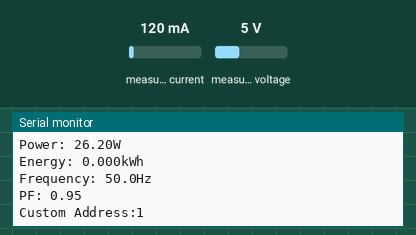
A sketch run on a simulated ESP32. Shown: the last lines printed to the serial monitor. The inputs (shaded band) are chosen by the test bench; at power-on: measured current 120 mA, measured voltage 5 V. WiFi joins after 1.5 s; servers stay silent unless stated.

Above: at 3.0 s.
3.1 s: measured current set to 40 mA
At 3.91 s:
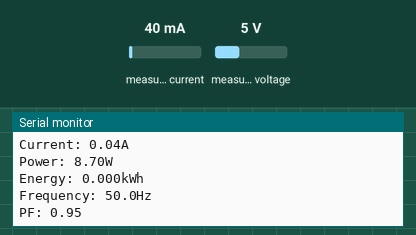
4.6 s: measured voltage set to 0.3 V
6.1 s: measured current set to 500 mA
At 7.0 s:
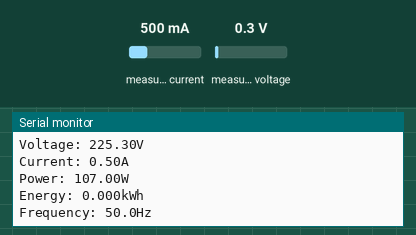
Timing chart, 0 to 9.1 s (numbered marks = the images above; inputs shaded):
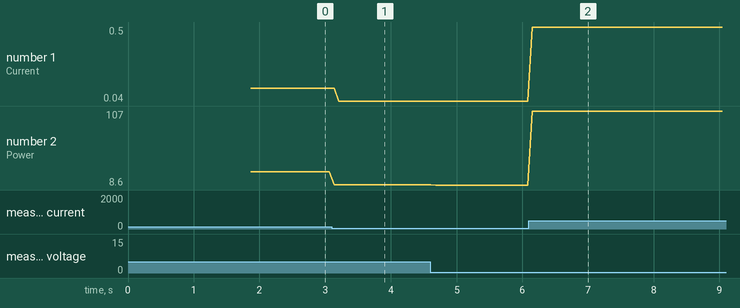

The sketch:

ACenergymeter.ino
```cpp
#define BLYNK_TEMPLATE_ID "TMPL3HwUCtOSA"
#define BLYNK_TEMPLATE_NAME "New Template"
#define BLYNK_AUTH_TOKEN "fDamVHGLbUXJKk_22CEKXfhFDx-s54nc"


#include <WiFi.h>
#include <WiFiClient.h>
#include <BlynkSimpleEsp32.h>
#include <PZEM004Tv30.h>

#define RX_PIN 16
#define TX_PIN 17

HardwareSerial pzemSerial(2);
PZEM004Tv30 pzem(pzemSerial,RX_PIN,TX_PIN);

// Wifi credentials
char ssid[] = "iPhone";
char pass[] = "nopassword";

BlynkTimer timer;

void myTimerEvent()
{

  Blynk.virtualWrite(V5, millis() / 1000);
}

void SensorReadings(){

  Serial.print("Custom Address:");
  Serial.println(pzem.readAddress(), HEX);

  // Read the data from the sensor
    float voltage = pzem.voltage();
    float current = pzem.current();
    float power = pzem.power();
    float energy = pzem.energy();
    float frequency = pzem.frequency();
    float pf = pzem.pf();

    // Check if the data is valid
    if(isnan(voltage)){
        Serial.println("Error reading voltage");
    }if (isnan(current)) {
        Serial.println("Error reading current");
    }if (isnan(power)) {
        Serial.println("Error reading power");
    }if (isnan(energy)) {
        Serial.println("Error reading energy");
    }if (isnan(frequency)) {
        Serial.println("Error reading frequency");
    }if (isnan(pf)) {
        Serial.println("Error reading power factor");
    } else {

        Blynk.virtualWrite(V0,voltage);
        Blynk.virtualWrite(V1,current);
        Blynk.virtualWrite(V2,power);
        Blynk.virtualWrite(V3,energy);
        Blynk.virtualWrite(V4,frequency);
        Blynk.virtualWrite(V6,pf);

        // Print the values to the Serial console
        Serial.print("Voltage: ");      Serial.print(voltage);      Serial.println("V");
        Serial.print("Current: ");      Serial.print(current);      Serial.println("A");
        Serial.print("Power: ");        Serial.print(power);        Serial.println("W");
        Serial.print("Energy: ");       Serial.print(energy,3);     Serial.println("kWh");
        Serial.print("Frequency: ");    Serial.print(frequency, 1); Serial.println("Hz");
        Serial.print("PF: ");           Serial.println(pf);

    }


}

void setup()
{
  Serial.begin(115200);
  Blynk.begin(BLYNK_AUTH_TOKEN, ssid, pass);
  timer.setInterval(1000L, myTimerEvent);
  pzemSerial.begin(9600,SERIAL_8N1,RX_PIN,TX_PIN);
}

void loop()
{
  SensorReadings();
  Blynk.run();
  timer.run();
}
```

Measured:
- after the input at 3.1 s, the serial monitor: prints a new line at once (image 1)
- after the input at 6.1 s, the serial monitor: prints a new line after 0.05 s (image 2)
- plotted number 1: 0.12 → 0.04 after the input at 3.1 s, 0.04 → 0.5 after the input at 6.1 s
- plotted number 2: 26.2 → 8.7 after the input at 3.1 s, 8.7 → 8.6 after the input at 4.6 s, 8.6 → 107 after the input at 6.1 s
